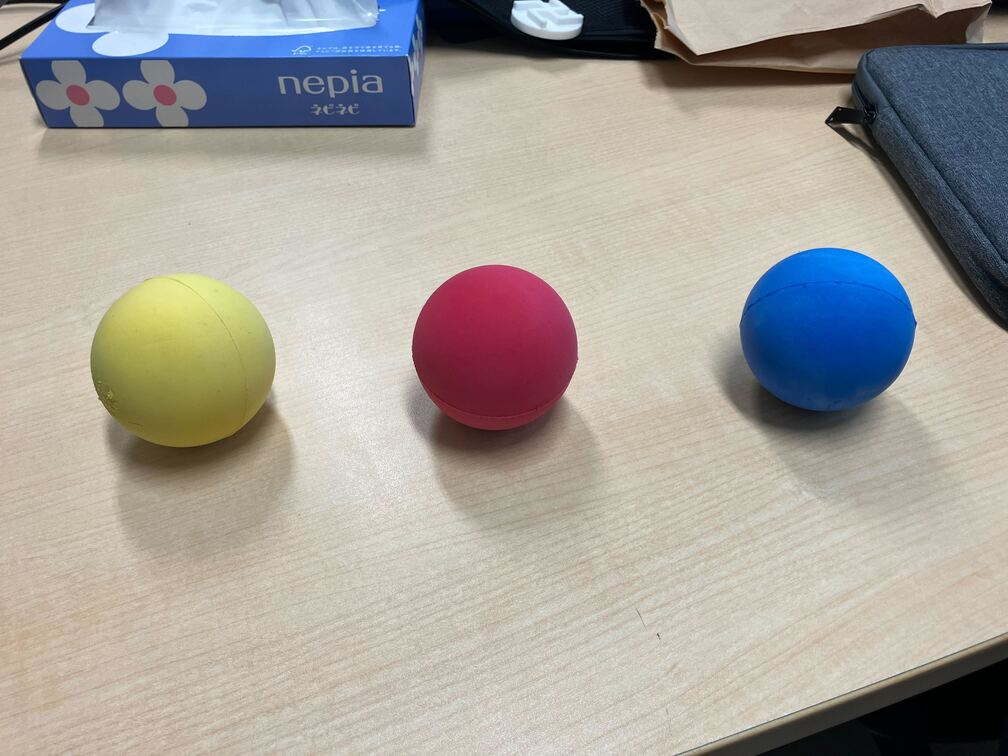
#> input picture IMG_1.jpg, 1008 x 756 px
$ python ball_detection.py
#> lines starting #> are read from the running program, lines starting #| are printed output that depends on the picture; after the words box and inside, x2 and y2 are one past the last pixel; in counts of white or black regions, pixels touching at a corner belong together
import cv2
import numpy as np

# 画像の読み込み
image = cv2.imread('IMG_1.jpg')
#> image is the input picture: shape (756, 1008, 3); mean B, G, R 155, 161.6, 166.5

# 黄色の範囲を定義
lower_yellow = np.array([20, 100, 100])
upper_yellow = np.array([40, 255, 255])

# 画像をHSVに変換
hsv_image = cv2.cvtColor(image, cv2.COLOR_BGR2HSV)
#> hsv_image: shape (756, 1008, 3); mean H, S, V 38.7, 57.4, 177

# 黄色の範囲内の領域を抽出
mask = cv2.inRange(hsv_image, lower_yellow, upper_yellow)
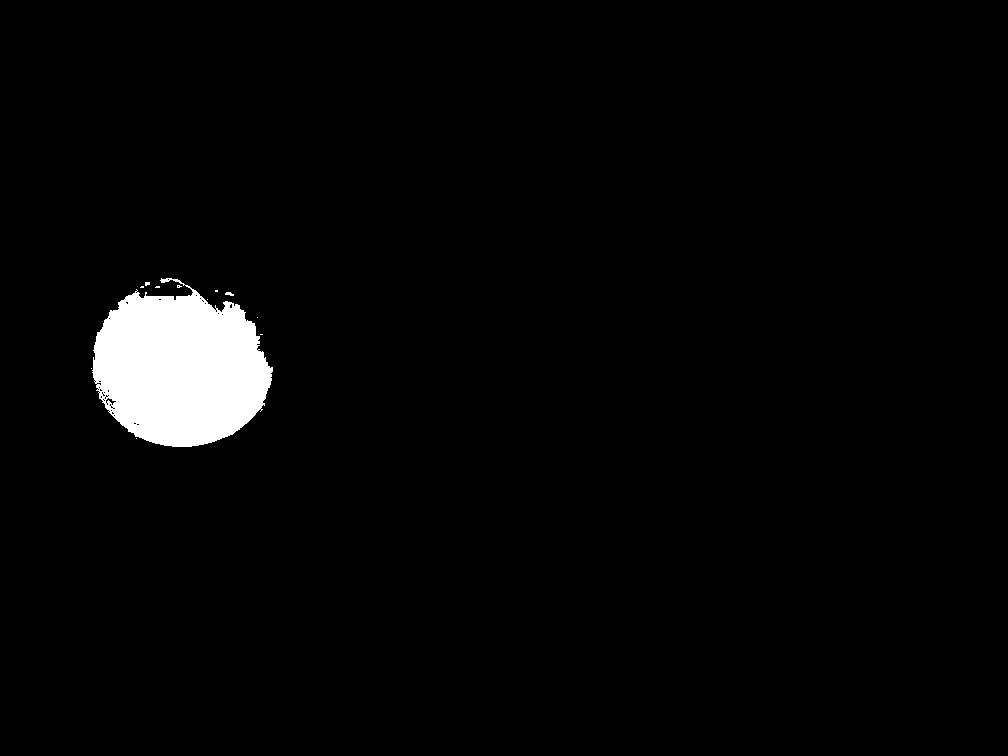
#> mask: shape (756, 1008); 2.9% white; 12 white regions (10 under 20 px)

# マスクを使って元の画像から黄色の領域を抽出
yellow_ball = cv2.bitwise_and(image, image, mask=mask)
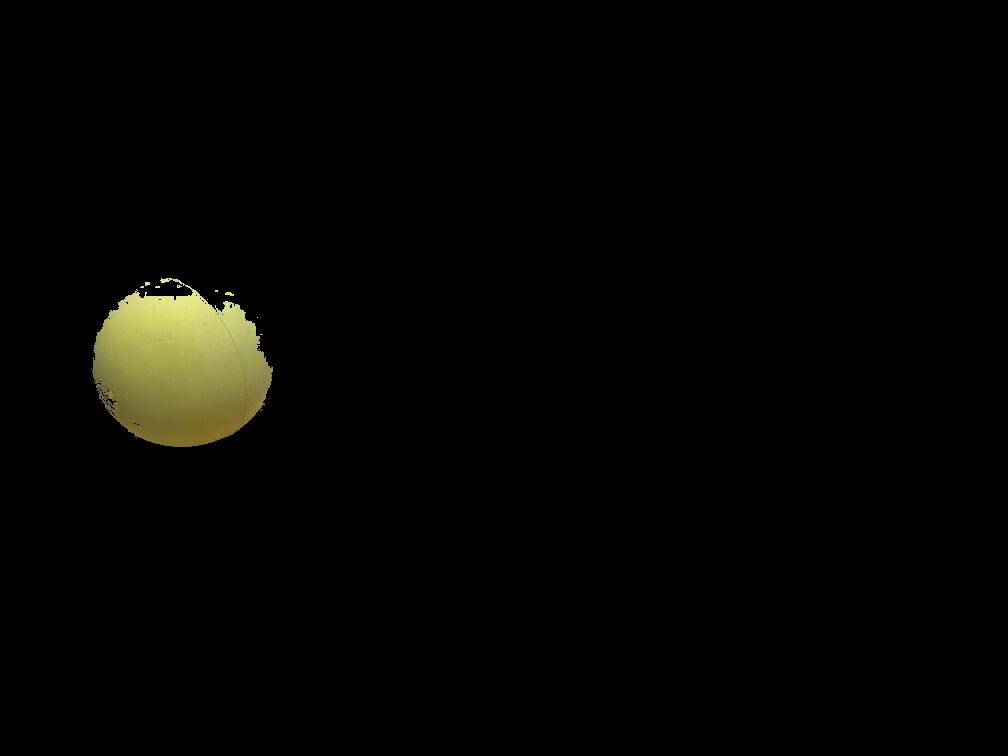
#> yellow_ball: shape (756, 1008, 3); mean B, G, R 2.3, 4.4, 4.6

# 輪郭を検出
contours, _ = cv2.findContours(mask, cv2.RETR_EXTERNAL, cv2.CHAIN_APPROX_SIMPLE)
#> contours = 12 contours, 11 with area under 20; largest, box (x1, y1, x2, y2) and area: (92, 278, 273, 447) 21492

# 敷居値を変更する場合はここで調整
threshold = 10

# 輪郭を縁取りする
cv2.drawContours(image, contours, -1, (0, 255, 255), threshold)
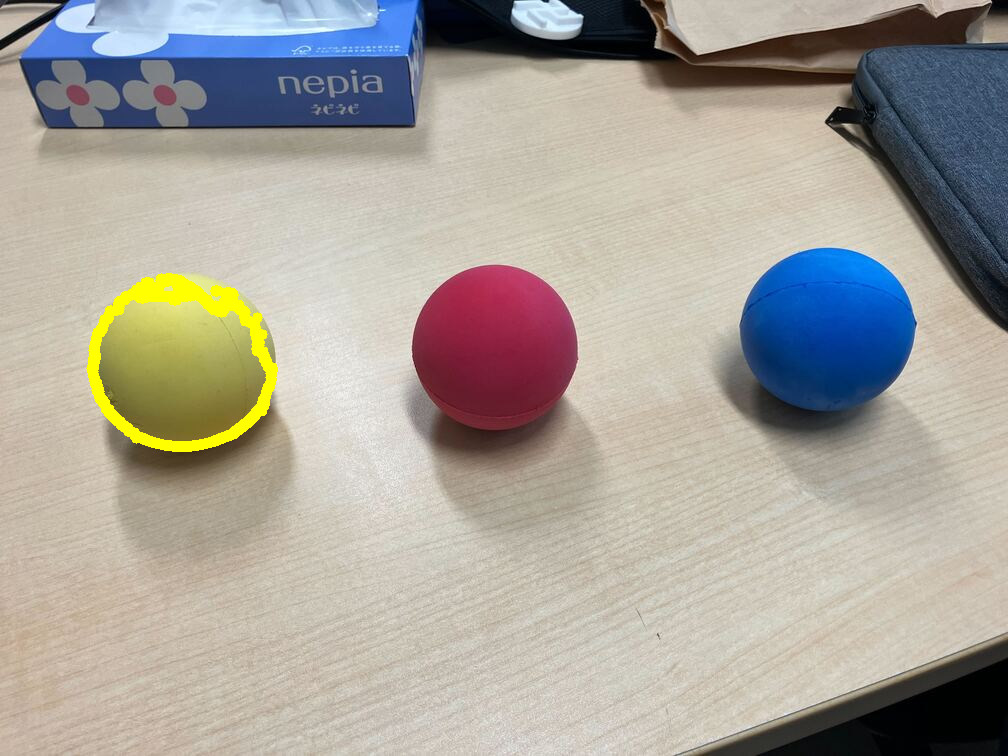
#> image: shape (756, 1008, 3); 1.01% of pixels changed, all inside (x1, y1, x2, y2) = (86, 273, 278, 452)

# 結果の表示
cv2.imshow('Image', image)
cv2.waitKey(0)
cv2.destroyAllWindows()

$ run again, with IMG_5862.jpg copied over IMG_1.jpg
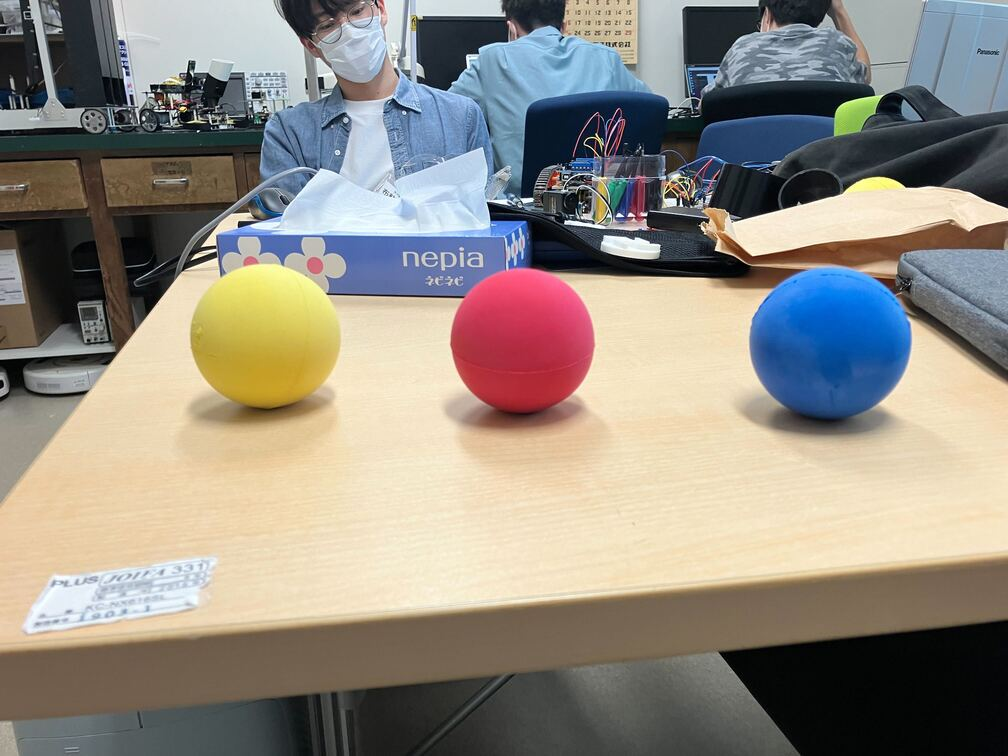
#> input picture IMG_5862.jpg, 1008 x 756 px
#> image is the input picture: shape (756, 1008, 3); mean B, G, R 130.1, 139.6, 145.8
#> hsv_image: shape (756, 1008, 3); mean H, S, V 55.8, 72, 159.1
#> `mask = cv2.inRange(hsv_image, lower_yellow, upper_yellow)`:
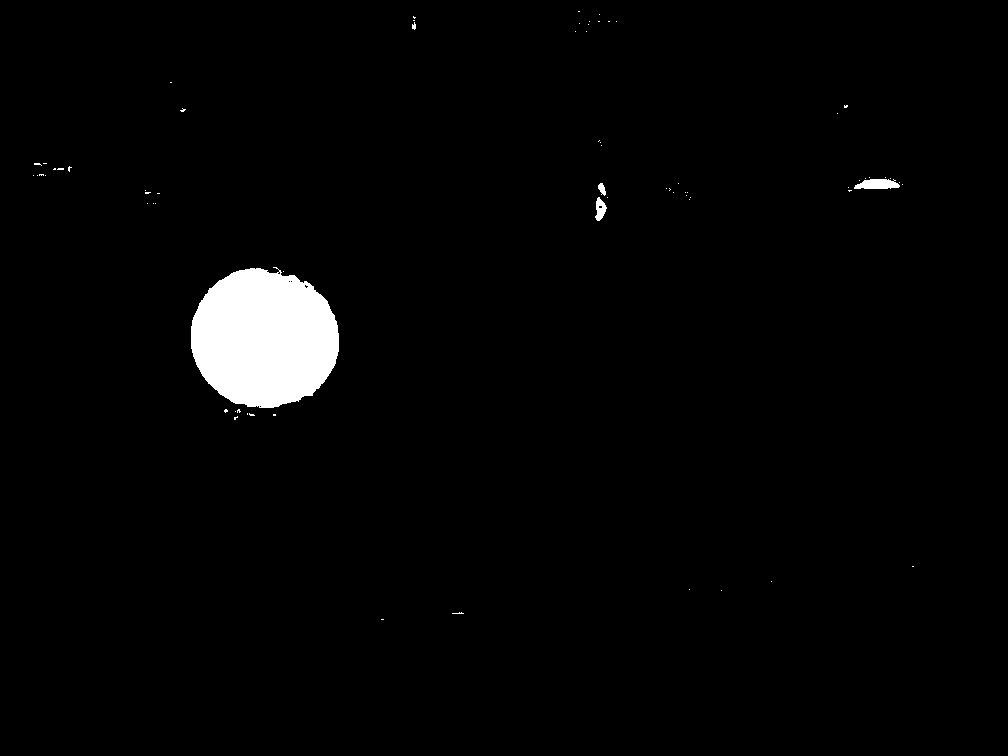
#> mask: shape (756, 1008); 2.2% white; 72 white regions (67 under 20 px)
#> contours = 72 contours, 68 with area under 20; largest, box (x1, y1, x2, y2) and area: (191, 267, 339, 408) 16021, (854, 179, 900, 189) 310, (595, 197, 607, 221) 152, (598, 183, 606, 196) 49
#> `cv2.drawContours(image, contours, -1, (0, 255, 255), threshold)`:
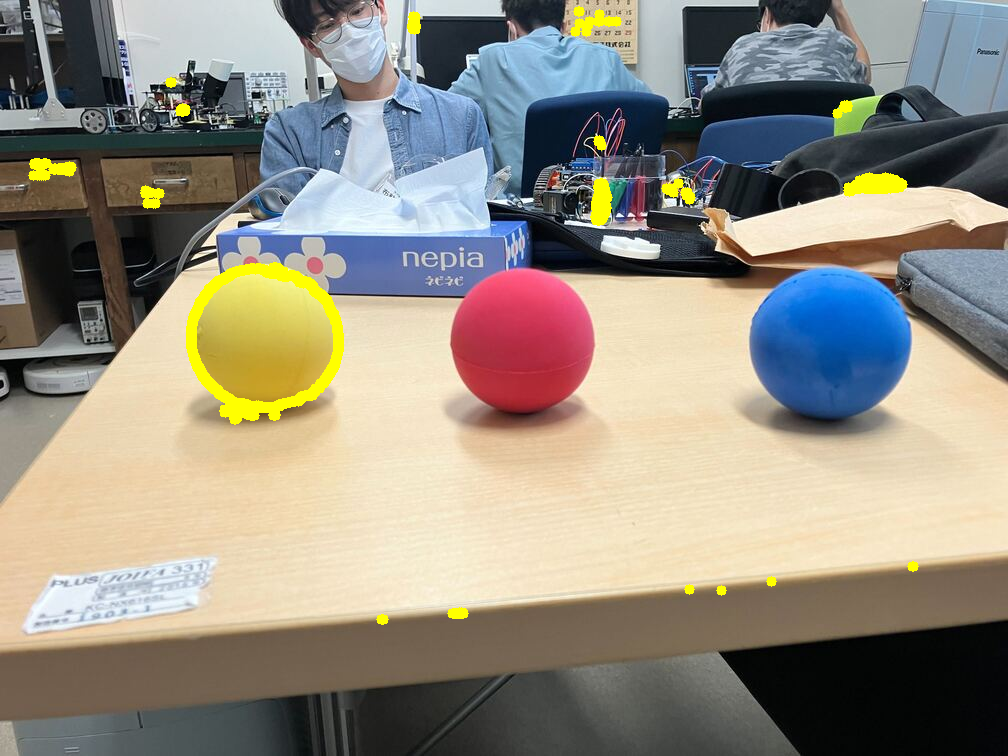
#> image: shape (756, 1008, 3); 1.52% of pixels changed, all inside (x1, y1, x2, y2) = (28, 6, 919, 625)
